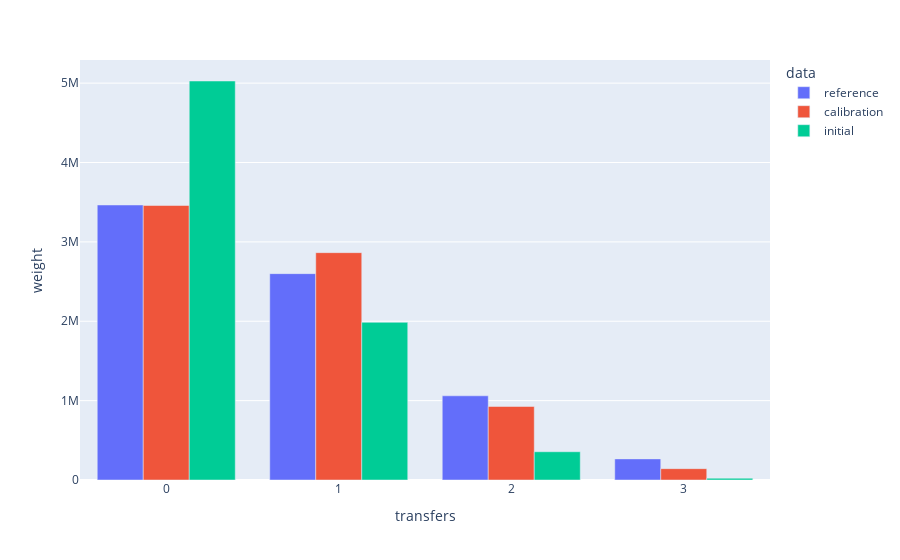

The code cell stored with this chart in its notebook:
### Code cell
df_reference_transfers = df_reference.groupby("transfers")["weight"].sum().reset_index()
df_reference_transfers["data"] = "reference"

df_evaluation_transfers = df_evaluation.groupby("transfers")["weight"].sum().reset_index()
df_evaluation_transfers["data"] = "calibration"

df_initial_transfers = df_initial.groupby("transfers")["weight"].sum().reset_index()
df_initial_transfers["data"] = "initial"

df_transfers = pd.concat([df_reference_transfers, df_evaluation_transfers, df_initial_transfers])
px.bar(df_transfers, x = "transfers", y = "weight", color = "data", barmode = "group")

### Figure 1 — Plotly figure (JSON) as saved in the notebook; plotly's stock layout.template omitted (floating-point values rounded to 4 significant figures)
{"data": [{"alignmentgroup": "True", "hovertemplate": "data=reference<br>transfers=%{x}<br>weight=%{y}<extra></extra>", "legendgroup": "reference", "marker": {"color": "#636efa", "pattern": {"shape": ""}}, "name": "reference", "offsetgroup": "reference", "orientation": "v", "showlegend": true, "textposition": "auto", "type": "bar", "x": [0, 1, 2, 3], "xaxis": "x", "y": [3465000.0, 2600000.0, 1061000.0, 266000.0], "yaxis": "y"}, {"alignmentgroup": "True", "hovertemplate": "data=calibration<br>transfers=%{x}<br>weight=%{y}<extra></extra>", "legendgroup": "calibration", "marker": {"color": "#EF553B", "pattern": {"shape": ""}}, "name": "calibration", "offsetgroup": "calibration", "orientation": "v", "showlegend": true, "textposition": "auto", "type": "bar", "x": [0, 1, 2, 3], "xaxis": "x", "y": [3458000.0, 2864000.0, 926200.0, 143000.0], "yaxis": "y"}, {"alignmentgroup": "True", "hovertemplate": "data=initial<br>transfers=%{x}<br>weight=%{y}<extra></extra>", "legendgroup": "initial", "marker": {"color": "#00cc96", "pattern": {"shape": ""}}, "name": "initial", "offsetgroup": "initial", "orientation": "v", "showlegend": true, "textposition": "auto", "type": "bar", "x": [0, 1, 2, 3], "xaxis": "x", "y": [5027000.0, 1986000.0, 356000.0, 22290.0], "yaxis": "y"}], "layout": {"barmode": "group", "legend": {"title": {"text": "data"}, "tracegroupgap": 0}, "margin": {"t": 60}, "xaxis": {"anchor": "y", "domain": [0, 1], "title": {"text": "transfers"}}, "yaxis": {"anchor": "x", "domain": [0, 1], "title": {"text": "weight"}}}}
